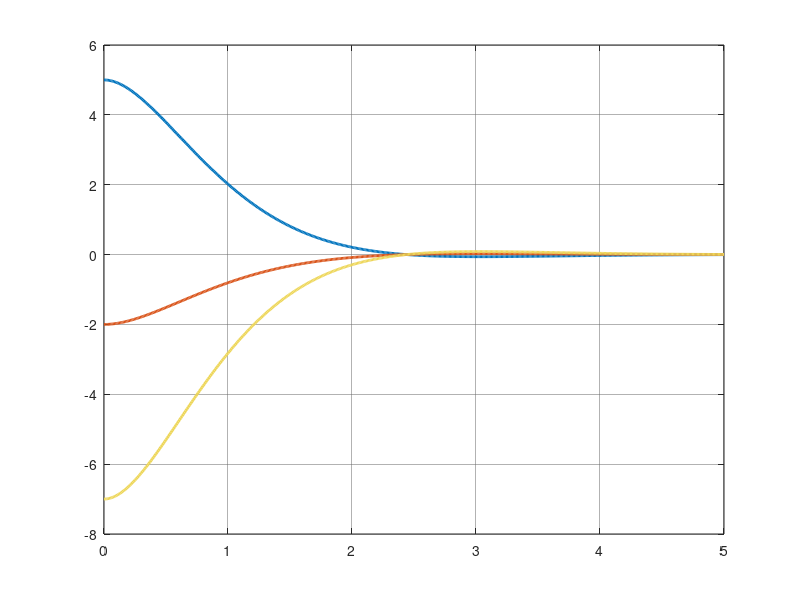

This figure's MATLAB source: (Note: this script raises an error after producing the figure.)
% Unidade Curricular: UAV's
% Project 2 - Drone Motion Control and ICUAS competition

clear all; close all; clc;

% Dados do Drone
m = 0.045;                      
g = 9.81;                       
L = 0.046;                      
l = L * sin(pi/4);              
CQ = 7.75e-11;                  
CT = 3.72e-8;                   
Ctau = CQ/CT;                   
J = diag([2.4e-5, 2.4e-5, 3.2e-5]); 

% Coeficientes de drag
Dx = 0.01; 
Dy = 0.01; 
Dz = 0.01; 
D_mat = diag([Dx, Dy, Dz]);

dark_gray = [0.12, 0.12, 0.12]; 
grid_color = [0.4, 0.4, 0.4];   

% Pergunta 1.4 - Controlador LQR para Estabilização
A = [zeros(3,3), eye(3);
    zeros(3,3), diag([-Dx/m, -Dy/m, -Dz/m])];
B = [zeros(3,3);
    eye(3)];

Q = diag([10, 10, 10, 2, 2, 2]); 
R = diag([1, 1, 1]);              
K = lqr(A, B, Q, R);
disp('Matriz K =');
disp(K);

sys_cl = ss(A - B*K, B, eye(6), 0);
t_estab = 0:0.01:5; 
x0 = [5, -2, -7, 0, 0, 0]; 

[y_estab, t_estab, x_estab] = initial(sys_cl, x0, t_estab);

% Figura 1: Posição Temporal (Estabilização)
fig1 = figure('Color', dark_gray, 'Name', 'Posição - Estabilização 1.4');
ax1 = axes('Parent', fig1, 'Color', dark_gray, 'XColor', 'w', 'YColor', 'w');
plot(t_estab, x_estab(:, 1), 'Color', [0.0, 0.45, 0.74], 'LineWidth', 2); hold on; 
plot(t_estab, x_estab(:, 2), 'Color', [0.85, 0.33, 0.1], 'LineWidth', 2);         
plot(t_estab, x_estab(:, 3), 'Color', [0.93, 0.84, 0.35], 'LineWidth', 2);        
grid on; set(ax1, 'GridColor', grid_color, 'GridAlpha', 0.5);
title('Posição do Drone', 'Color', 'w');
xlabel('Tempo (s)', 'Color', 'w'); ylabel('Posição (m)', 'Color', 'w');
legend({'x', 'y', 'z'}, 'TextColor', 'w', 'Color', dark_gray, 'EdgeColor', 'none');

% Figura 2: Velocidade Temporal (Estabilização)
fig2 = figure('Color', dark_gray, 'Name', 'Velocidade - Estabilização 1.4');
ax2 = axes('Parent', fig2, 'Color', dark_gray, 'XColor', 'w', 'YColor', 'w');
plot(t_estab, x_estab(:, 4), 'Color', [0.0, 0.45, 0.74], 'LineWidth', 2); hold on; 
plot(t_estab, x_estab(:, 5), 'Color', [0.85, 0.33, 0.1], 'LineWidth', 2);         
plot(t_estab, x_estab(:, 6), 'Color', [0.93, 0.84, 0.35], 'LineWidth', 2);        
grid on; set(ax2, 'GridColor', grid_color, 'GridAlpha', 0.5);
title('Velocidade do Drone', 'Color', 'w');
xlabel('Tempo (s)', 'Color', 'w'); ylabel('Velocidade (m/s)', 'Color', 'w');
legend({'vx', 'vy', 'vz'}, 'TextColor', 'w', 'Color', dark_gray, 'EdgeColor', 'none');


% Pergunta 1.6 - Trajetória em 8
dt = 0.01;                        
t_final_8 = 15; 
t_8 = 0:dt:t_final_8;
N_8 = length(t_8);

Ax = 2; Ay = 1; 
omega = 2*pi / 10;   
z_desejado = 2;     

X_8 = [0; 0; 0; 0; 0; 0]; 
hist_x8 = zeros(6, N_8);
hist_xd8_completo = zeros(6, N_8);
erros_posicao = zeros(3, N_8);
comandos_ua   = zeros(3, N_8);

for k = 1:N_8
    hist_x8(:, k) = X_8;
    tk = t_8(k);
    
    pxd = Ax * sin(omega * tk); pyd = Ay * sin(2 * omega * tk); pzd = z_desejado;
    vxd = Ax * omega * cos(omega * tk); vyd = Ay * 2 * omega * cos(2 * omega * tk); vzd = 0;
    axd = -Ax * (omega^2) * sin(omega * tk); ayd = -Ay * ((2 * omega)^2) * sin(2 * omega * tk); azd = 0;
    
    pd = [pxd; pyd; pzd]; vd = [vxd; vyd; vzd]; ad = [axd; ayd; azd];
    Xd = [pd; vd];
    hist_xd8_completo(:, k) = Xd;
    
    % Lei de controlo linear com compensação feedforward
    ua = -K * (X_8 - Xd) + ad + (1/m) * D_mat * vd;
    comandos_ua(:, k) = ua;
    erros_posicao(:, k) = X_8(1:3) - pd;
    
    % Evolução dinâmica do modelo linear
    dXdt = A * X_8 + B * ua;
    X_8 = X_8 + dXdt * dt;
end

% Figura 3: Trajetória 3D
fig3 = figure('Color', dark_gray, 'Name', 'Trajetória 3D (1.6)');
ax3 = axes('Parent', fig3, 'Color', dark_gray, 'XColor', 'w', 'YColor', 'w', 'ZColor', 'w');
plot3(hist_x8(1,:), hist_x8(2,:), hist_x8(3,:), 'Color', [0.0, 1.0, 0.8], 'LineWidth', 2.5); hold on;
plot3(hist_x8(1,1), hist_x8(2,1), hist_x8(3,1), 'go', 'MarkerSize', 8, 'MarkerFaceColor', 'g'); 
plot3(hist_x8(1,end), hist_x8(2,end), hist_x8(3,end), 'ro', 'MarkerSize', 8, 'MarkerFaceColor', 'r'); 
grid on; set(ax3, 'GridColor', grid_color, 'GridAlpha', 0.5);
title('Visualização Tridimensional - Voo em 8', 'Color', 'w');
xlabel('Eixo X (m)', 'Color', 'w'); ylabel('Eixo Y (m)', 'Color', 'w'); zlabel('Eixo Z (m)', 'Color', 'w');
legend({'Percurso Real do Drone', 'Início', 'Fim'}, 'TextColor', 'w', 'Color', dark_gray, 'EdgeColor', 'none', 'Location', 'best');
view(3); axis equal;

% Figura 4: Erros de Posição
fig4_err = figure('Color', dark_gray, 'Name', 'Erros de Posição (1.6)');
ax4_err = axes('Parent', fig4_err, 'Color', dark_gray, 'XColor', 'w', 'YColor', 'w');
plot(t_8, erros_posicao(1,:), 'Color', [0.0, 0.45, 0.74], 'LineWidth', 2); hold on;
plot(t_8, erros_posicao(2,:), 'Color', [0.85, 0.33, 0.1], 'LineWidth', 2);         
plot(t_8, erros_posicao(3,:), 'Color', [0.93, 0.84, 0.35], 'LineWidth', 2);        
grid on; set(ax4_err, 'GridColor', grid_color, 'GridAlpha', 0.5);
title('Erros de Seguimento de Trajetória Linear', 'Color', 'w');
xlabel('Tempo (s)', 'Color', 'w'); ylabel('Erro de Posição (m)', 'Color', 'w');
legend({'Erro x', 'Erro y', 'Erro z'}, 'TextColor', 'w', 'Color', dark_gray, 'EdgeColor', 'none');
xlim([0 t_final_8]);


% Perguntas 2.1 e 2.2 - Controlador Não-Linear (Lyapunov)
Kp_lyap = diag([5, 5, 5]);  
Kv_lyap = diag([3, 3, 3]);  

X_lyap = [0; 0; 0; 0; 0; 0]; 
hist_lyap = zeros(6, N_8);
ua_lyap_hist = zeros(3, N_8);
atitude_lyap = zeros(2, N_8); 

for k = 1:N_8
    hist_lyap(:, k) = X_lyap;
    tk = t_8(k);
    
    pxd = Ax * sin(omega * tk); pyd = Ay * sin(2 * omega * tk); pzd = z_desejado;
    vxd = Ax * omega * cos(omega * tk); vyd = Ay * 2 * omega * cos(2 * omega * tk); vzd = 0;
    axd = -Ax * (omega^2) * sin(omega * tk); ayd = -Ay * ((2 * omega)^2) * sin(2 * omega * tk); azd = 0;
    
    pd = [pxd; pyd; pzd]; vd = [vxd; vyd; vzd]; ad = [axd; ayd; azd];
    
    ep = X_lyap(1:3) - pd;
    ev = X_lyap(4:6) - vd;
    
    % Lei de controlo não linear
    ua_lyap = ad - Kp_lyap * ep - Kv_lyap * ev + (1/m) * D_mat * X_lyap(4:6);
    ua_lyap_hist(:, k) = ua_lyap; 
    
    % Extração física da atitude 
    uf = ua_lyap + [0; 0; g]; 
    pitch_real = atan2(uf(1), uf(3));
    roll_real  = atan2(-uf(2), sqrt(uf(1)^2 + uf(3)^2));
    atitude_lyap(:, k) = [roll_real; pitch_real];
    
    % Evolução não linear do sistema
    dXdt_lyap = [X_lyap(4:6); ua_lyap];
    X_lyap = X_lyap + dXdt_lyap * dt;
end

% Graficos de comparação e análise
% Figura 5: Comparação Global (Linear vs Lyapunov)
fig5_comp = figure('Color', dark_gray, 'Name', 'Comparação 3D Completa (2.2)');
ax5_comp = axes('Parent', fig5_comp, 'Color', dark_gray, 'XColor', 'w', 'YColor', 'w', 'ZColor', 'w');
plot3(hist_xd8_completo(1,:), hist_xd8_completo(2,:), hist_xd8_completo(3,:), 'w--', 'LineWidth', 1.5); hold on;
plot3(hist_x8(1,:), hist_x8(2,:), hist_x8(3,:), 'Color', [0.0, 0.45, 0.74], 'LineWidth', 2); 
plot3(hist_lyap(1,:), hist_lyap(2,:), hist_lyap(3,:), 'Color', [0.0, 1.0, 0.8], 'LineWidth', 2); 
grid on; set(ax5_comp, 'GridColor', grid_color, 'GridAlpha', 0.5);
title('Voo do Drone em 8: LQR vs Lyapunov', 'Color', 'w');
xlabel('Eixo X (m)', 'Color', 'w'); ylabel('Eixo Y (m)', 'Color', 'w'); zlabel('Eixo Z (m)', 'Color', 'w');
legend({'Referência', 'Linear LQR', 'Não Linear Lyapunov'}, 'TextColor', 'w', 'Color', dark_gray, 'EdgeColor', 'none');
view(3); axis equal;

% Figura 6: Erros de posição LQR vs Lyapunov
erro_lin_p = hist_x8(1:3, :) - hist_xd8_completo(1:3, :);
erro_lyap_p = hist_lyap(1:3, :) - hist_xd8_completo(1:3, :);

fig6_errs = figure('Color', dark_gray, 'Name', 'Comparação de Erros (2.2)');
subplot(2,1,1, 'Parent', fig6_errs, 'Color', dark_gray, 'XColor', 'w', 'YColor', 'w');
plot(t_8, erro_lin_p(1,:), 'r', t_8, erro_lin_p(2,:), 'g', t_8, erro_lin_p(3,:), 'b', 'LineWidth', 1.5);
grid on; title('Erros de Posição - Controlador Linear LQR', 'Color', 'w'); ylabel('Erro (m)', 'Color', 'w');
legend({'Erro X', 'Erro Y', 'Erro Z'}, 'TextColor', 'w', 'Color', dark_gray);

subplot(2,1,2, 'Parent', fig6_errs, 'Color', dark_gray, 'XColor', 'w', 'YColor', 'w');
plot(t_8, erro_lyap_p(1,:), 'r', t_8, erro_lyap_p(2,:), 'g', t_8, erro_lyap_p(3,:), 'b', 'LineWidth', 1.5);
grid on; title('Erros de Posição - Controlador Não Linear Lyapunov', 'Color', 'w');
xlabel('Tempo (s)', 'Color', 'w'); ylabel('Erro (m)', 'Color', 'w');
legend({'Erro X', 'Erro Y', 'Erro Z'}, 'TextColor', 'w', 'Color', dark_gray);

% Figura 7: Atitude Física do Drone
fig7_at = figure('Color', dark_gray, 'Name', 'Atitude Não Linear');
ax7_at = axes('Parent', fig7_at, 'Color', dark_gray, 'XColor', 'w', 'YColor', 'w');
plot(t_8, rad2deg(atitude_lyap(1,:)), 'Color', [0.85, 0.33, 0.1], 'LineWidth', 2); hold on;
plot(t_8, rad2deg(atitude_lyap(2,:)), 'Color', [0.93, 0.84, 0.35], 'LineWidth', 2);
grid on; set(ax7_at, 'GridColor', grid_color, 'GridAlpha', 0.5);
title('Evolução dos Ângulos de Inclinação (Lyapunov)', 'Color', 'w');
xlabel('Tempo (s)', 'Color', 'w'); ylabel('Ângulos (Graus º)', 'Color', 'w');
legend({'Roll (\phi)', 'Pitch (\theta)'}, 'TextColor', 'w', 'Color', dark_gray, 'EdgeColor', 'none');

% Cálculo de Métricas RMSE
rmse_linear = sqrt(mean(sum(erro_lin_p.^2, 1)));
rmse_lyap = sqrt(mean(sum(erro_lyap_p.^2, 1)));
fprintf(' MÉTRICAS DE DESEMPENHO COMPUTADAS \n');
fprintf('RMSE de Posição - LQR Linear: %.4f metros\n', rmse_linear);
fprintf('RMSE de Posição - Lyapunov Não Linear: %.4f metros\n', rmse_lyap);

% Simulação com rajada de vento
% Definir vento (0.15 Newtons no eixo Y entre os 5s e os 8s)
F_vento_y = zeros(1, N_8);
for k = 1:N_8
    if t_8(k) >= 5 && t_8(k) <= 8
        F_vento_y(k) = 0.15; 
    end
end
a_vento_y = F_vento_y / m; % Aceleração resultante do vento

% Reiniciar estados para a simulação com vento
X_lqr_v = [0; 0; 0; 0; 0; 0];
X_lyap_v = [0; 0; 0; 0; 0; 0];

hist_lqr_v = zeros(6, N_8);
hist_lyap_v = zeros(6, N_8);

% Loop de Simulação Simultâneo com Perturbação
for k = 1:N_8
    hist_lqr_v(:, k) = X_lqr_v;
    hist_lyap_v(:, k) = X_lyap_v;
    tk = t_8(k);

    % Recriar referências da trajetória
    pxd = Ax * sin(omega * tk); pyd = Ay * sin(2 * omega * tk); pzd = z_desejado;
    vxd = Ax * omega * cos(omega * tk); vyd = Ay * 2 * omega * cos(2 * omega * tk); vzd = 0;
    axd = -Ax * (omega^2) * sin(omega * tk); ayd = -Ay * ((2 * omega)^2) * sin(2 * omega * tk); azd = 0;
    Xd = [pxd; pyd; pzd; vxd; vyd; vzd];
    pd = [pxd; pyd; pzd]; vd = [vxd; vyd; vzd]; ad = [axd; ayd; azd];

    % Controlador Linear LQR com vento
    ua_lqr = -K * (X_lqr_v - Xd) + ad + (1/m) * D_mat * vd;
    dX_lqr = A * X_lqr_v + B * ua_lqr + [0; 0; 0; 0; a_vento_y(k); 0];
    X_lqr_v = X_lqr_v + dX_lqr * dt;

    % Controlador Não Linear Lyapunov com vento
    ep = X_lyap_v(1:3) - pd;
    ev = X_lyap_v(4:6) - vd;
    ua_lyap = ad - Kp_lyap * ep - Kv_lyap * ev + (1/m) * D_mat * X_lyap_v(4:6);
    dX_lyap = [X_lyap_v(4:6); ua_lyap + [0; a_vento_y(k); 0]];
    X_lyap_v = X_lyap_v + dX_lyap * dt;
end

% Gráfico de Erro Temporal no Eixo Y (Impacto do vento)
erro_lqr_vy = hist_lqr_v(2, :) - hist_xd8_completo(2, :);
erro_lyap_vy = hist_lyap_v(2, :) - hist_xd8_completo(2, :);

fig_vento = figure('Color', dark_gray, 'Name', 'Análise de Robustez ao Vento');
ax_v = axes('Parent', fig_vento, 'Color', dark_gray, 'XColor', 'w', 'YColor', 'w');
plot(t_8, erro_lqr_vy, 'Color', [0.85, 0.33, 0.1], 'LineWidth', 2); hold on;
plot(t_8, erro_lyap_vy, 'Color', [0.0, 1.0, 0.8], 'LineWidth', 2);
grid on; set(ax_v, 'GridColor', grid_color, 'GridAlpha', 0.5);
title('Desvio do Drone no Eixo Y (vento)', 'Color', 'w');
xlabel('Tempo (s)'); ylabel('Erro de Posição Y (m)');
legend({'LQR Linear (Desvia mais)', 'Lyapunov Não Linear (Mais firme)'}, 'TextColor', 'w', 'Color', dark_gray, 'EdgeColor', 'none');

% Display das métricas com vento no Terminal
rmse_lqr_v = sqrt(mean((hist_lqr_v(1:3,:) - hist_xd8_completo(1:3,:)).^2, 'all'));
rmse_lyap_v = sqrt(mean((hist_lyap_v(1:3,:) - hist_xd8_completo(1:3,:)).^2, 'all'));
fprintf('\n DESEMPENHO SOB RAJADA DE VENTO \n');
fprintf('RMSE Global com Vento - LQR Linear: %.4f metros\n', rmse_lqr_v);
fprintf('RMSE Global com Vento - Lyapunov Não Linear: %.4f metros\n', rmse_lyap_v);

% Simulação com rajada de vento e comparação
% Definição da Rajada de Vento (0.15 Newtons no eixo Y entre os 5s e os 8s)
F_vento_y = zeros(1, N_8);
for k = 1:N_8
    if t_8(k) >= 5 && t_8(k) <= 8
        F_vento_y(k) = 0.15; 
    end
end
a_vento_y = F_vento_y / m; % Aceleração resultante do vento (a = F/m)

% Inicialização dos estados para a simulação com perturbação
X_lqr_v = [0; 0; 0; 0; 0; 0];
X_lyap_v = [0; 0; 0; 0; 0; 0];

hist_lqr_v = zeros(6, N_8);
hist_lyap_v = zeros(6, N_8);

% Loop de Simulação com a Perturbação do Vento Ativa
for k = 1:N_8
    hist_lqr_v(:, k) = X_lqr_v;
    hist_lyap_v(:, k) = X_lyap_v;
    tk = t_8(k);
    
    % Recriar referências exatas da trajetória desejada
    pxd = Ax * sin(omega * tk); pyd = Ay * sin(2 * omega * tk); pzd = z_desejado;
    vxd = Ax * omega * cos(omega * tk); vyd = Ay * 2 * omega * cos(2 * omega * tk); vzd = 0;
    axd = -Ax * (omega^2) * sin(omega * tk); ayd = -Ay * ((2 * omega)^2) * sin(2 * omega * tk); azd = 0;
    Xd = [pxd; pyd; pzd; vxd; vyd; vzd];
    pd = [pxd; pyd; pzd]; vd = [vxd; vyd; vzd]; ad = [axd; ayd; azd];
    
    % Dinâmica do Controlador Linear LQR com vento
    ua_lqr = -K * (X_lqr_v - Xd) + ad + (1/m) * D_mat * vd;
    dX_lqr = A * X_lqr_v + B * ua_lqr + [0; 0; 0; 0; a_vento_y(k); 0];
    X_lqr_v = X_lqr_v + dX_lqr * dt;
    
    % Dinâmica do Controlador Não Linear Lyapunov com vento
    ep = X_lyap_v(1:3) - pd;
    ev = X_lyap_v(4:6) - vd;
    ua_lyap = ad - Kp_lyap * ep - Kv_lyap * ev + (1/m) * D_mat * X_lyap_v(4:6);
    dX_lyap = [X_lyap_v(4:6); ua_lyap + [0; a_vento_y(k); 0]];
    X_lyap_v = X_lyap_v + dX_lyap * dt;
end

% Gráficos Comparativos Agrupados de Posições e Velocidades
% Figura extra A: Comparaçãao das Posições (X, Y, Z)
fig_pos_comp = figure('Color', dark_gray, 'Name', 'Comparação de Posições com Vento');

% Subplot Eixo X
subplot(3, 1, 1, 'Parent', fig_pos_comp, 'Color', dark_gray, 'XColor', 'w', 'YColor', 'w');
plot(t_8, hist_xd8_completo(1,:), 'w--', 'LineWidth', 1.2); hold on;
plot(t_8, hist_lqr_v(1,:), 'Color', [0.85, 0.33, 0.1], 'LineWidth', 1.8);
plot(t_8, hist_lyap_v(1,:), 'Color', [0.0, 1.0, 0.8], 'LineWidth', 1.8);
grid on; ylabel('Posição X (m)', 'Color', 'w');
title('Comparação de Posições com Rajada de Vento', 'Color', 'w');
legend({'Ref', 'LQR Linear', 'Lyapunov'}, 'TextColor', 'w', 'Color', dark_gray);

% Subplot Eixo Y (Onde o vento atua diretamente)
subplot(3, 1, 2, 'Parent', fig_pos_comp, 'Color', dark_gray, 'XColor', 'w', 'YColor', 'w');
plot(t_8, hist_xd8_completo(2,:), 'w--', 'LineWidth', 1.2); hold on;
plot(t_8, hist_lqr_v(2,:), 'Color', [0.85, 0.33, 0.1], 'LineWidth', 1.8);
plot(t_8, hist_lyap_v(2,:), 'Color', [0.0, 1.0, 0.8], 'LineWidth', 1.8);
grid on; ylabel('Posição Y (m)', 'Color', 'w');

% Subplot Eixo Z
subplot(3, 1, 3, 'Parent', fig_pos_comp, 'Color', dark_gray, 'XColor', 'w', 'YColor', 'w');
plot(t_8, hist_xd8_completo(3,:), 'w--', 'LineWidth', 1.2); hold on;
plot(t_8, hist_lqr_v(3,:), 'Color', [0.85, 0.33, 0.1], 'LineWidth', 1.8);
plot(t_8, hist_lyap_v(3,:), 'Color', [0.0, 1.0, 0.8], 'LineWidth', 1.8);
grid on; xlabel('Tempo (s)', 'Color', 'w'); ylabel('Posição Z (m)', 'Color', 'w');

% Figura Extra B: Comparação Das Velocidades (VX, VY, VZ)
fig_vel_comp = figure('Color', dark_gray, 'Name', 'Comparação de Velocidades com Vento');

% Subplot Velocidade X
subplot(3, 1, 1, 'Parent', fig_vel_comp, 'Color', dark_gray, 'XColor', 'w', 'YColor', 'w');
plot(t_8, hist_xd8_completo(4,:), 'w--', 'LineWidth', 1.2); hold on;
plot(t_8, hist_lqr_v(4,:), 'Color', [0.85, 0.33, 0.1], 'LineWidth', 1.8);
plot(t_8, hist_lyap_v(4,:), 'Color', [0.0, 1.0, 0.8], 'LineWidth', 1.8);
grid on; ylabel('Velocidade Vx (m/s)', 'Color', 'w');
title('Comparação de Velocidades com Rajada de Vento', 'Color', 'w');
legend({'Ref', 'LQR Linear', 'Lyapunov'}, 'TextColor', 'w', 'Color', dark_gray);

% Subplot Velocidade Y
subplot(3, 1, 2, 'Parent', fig_vel_comp, 'Color', dark_gray, 'XColor', 'w', 'YColor', 'w');
plot(t_8, hist_xd8_completo(5,:), 'w--', 'LineWidth', 1.2); hold on;
plot(t_8, hist_lqr_v(5,:), 'Color', [0.85, 0.33, 0.1], 'LineWidth', 1.8);
plot(t_8, hist_lyap_v(5,:), 'Color', [0.0, 1.0, 0.8], 'LineWidth', 1.8);
grid on; ylabel('Velocidade Vy (m/s)', 'Color', 'w');

% Subplot Velocidade Z
subplot(3, 1, 3, 'Parent', fig_vel_comp, 'Color', dark_gray, 'XColor', 'w', 'YColor', 'w');
plot(t_8, hist_xd8_completo(6,:), 'w--', 'LineWidth', 1.2); hold on;
plot(t_8, hist_lqr_v(6,:), 'Color', [0.85, 0.33, 0.1], 'LineWidth', 1.8);
plot(t_8, hist_lyap_v(6,:), 'Color', [0.0, 1.0, 0.8], 'LineWidth', 1.8);
grid on; xlabel('Tempo (s)', 'Color', 'w'); ylabel('Velocidade Vz (m/s)', 'Color', 'w');

% Output de Dados RMSE para Validação das Figuras
rmse_lqr_v = sqrt(mean((hist_lqr_v(1:3,:) - hist_xd8_completo(1:3,:)).^2, 'all'));
rmse_lyap_v = sqrt(mean((hist_lyap_v(1:3,:) - hist_xd8_completo(1:3,:)).^2, 'all'));
fprintf('\n ANÁLISE DE PERFORMANCE GLOBAL COM VENTO \n');
fprintf('LQR Linear - Posição Global RMSE: %.4f metros\n', rmse_lqr_v);
fprintf('Lyapunov Não Linear - Posição Global RMSE: %.4f metros\n', rmse_lyap_v);

% Gráficos comparativos agrupados (Sem vento)
% Figura Extra C: Comparação das Posições (X, Y, Z) - Sem Vento
fig_pos_sv = figure('Color', dark_gray, 'Name', 'Comparação de Posições (Sem Vento)');

% Subplot Posição X
subplot(3, 1, 1, 'Parent', fig_pos_sv, 'Color', dark_gray, 'XColor', 'w', 'YColor', 'w');
plot(t_8, hist_xd8_completo(1,:), 'w--', 'LineWidth', 1.2); hold on;
plot(t_8, hist_x8(1,:), 'Color', [0.0, 0.45, 0.74], 'LineWidth', 1.8); % Azul para LQR
plot(t_8, hist_lyap(1,:), 'Color', [0.0, 1.0, 0.8], 'LineWidth', 1.8); % Ciano para Lyapunov
grid on; ylabel('Posição X (m)', 'Color', 'w');
title('Comparação de Posições (Cenário Sem Vento)', 'Color', 'w');
legend({'Ref', 'LQR Linear', 'Lyapunov'}, 'TextColor', 'w', 'Color', dark_gray, 'EdgeColor', 'none');

% Subplot Posição Y
subplot(3, 1, 2, 'Parent', fig_pos_sv, 'Color', dark_gray, 'XColor', 'w', 'YColor', 'w');
plot(t_8, hist_xd8_completo(2,:), 'w--', 'LineWidth', 1.2); hold on;
plot(t_8, hist_x8(2,:), 'Color', [0.0, 0.45, 0.74], 'LineWidth', 1.8);
plot(t_8, hist_lyap(2,:), 'Color', [0.0, 1.0, 0.8], 'LineWidth', 1.8);
grid on; ylabel('Posição Y (m)', 'Color', 'w');

% Subplot Posição Z
subplot(3, 1, 3, 'Parent', fig_pos_sv, 'Color', dark_gray, 'XColor', 'w', 'YColor', 'w');
plot(t_8, hist_xd8_completo(3,:), 'w--', 'LineWidth', 1.2); hold on;
plot(t_8, hist_x8(3,:), 'Color', [0.0, 0.45, 0.74], 'LineWidth', 1.8);
plot(t_8, hist_lyap(3,:), 'Color', [0.0, 1.0, 0.8], 'LineWidth', 1.8);
grid on; xlabel('Tempo (s)', 'Color', 'w'); ylabel('Posição Z (m)', 'Color', 'w');

% Figura Extra D: Comparação das Velocidades (VX, VY, VZ) - Sem Vento
fig_vel_sv = figure('Color', dark_gray, 'Name', 'Comparação de Velocidades (Sem Vento)');

% Subplot Velocidade Vx
subplot(3, 1, 1, 'Parent', fig_vel_sv, 'Color', dark_gray, 'XColor', 'w', 'YColor', 'w');
plot(t_8, hist_xd8_completo(4,:), 'w--', 'LineWidth', 1.2); hold on;
plot(t_8, hist_x8(4,:), 'Color', [0.0, 0.45, 0.74], 'LineWidth', 1.8);
plot(t_8, hist_lyap(4,:), 'Color', [0.0, 1.0, 0.8], 'LineWidth', 1.8);
grid on; ylabel('Velocidade Vx (m/s)', 'Color', 'w');
title('Comparação de Velocidades (Cenário Sem Vento)', 'Color', 'w');
legend({'Ref', 'LQR Linear', 'Lyapunov'}, 'TextColor', 'w', 'Color', dark_gray, 'EdgeColor', 'none');

% Subplot Velocidade Vy
subplot(3, 1, 2, 'Parent', fig_vel_sv, 'Color', dark_gray, 'XColor', 'w', 'YColor', 'w');
plot(t_8, hist_xd8_completo(5,:), 'w--', 'LineWidth', 1.2); hold on;
plot(t_8, hist_x8(5,:), 'Color', [0.0, 0.45, 0.74], 'LineWidth', 1.8);
plot(t_8, hist_lyap(5,:), 'Color', [0.0, 1.0, 0.8], 'LineWidth', 1.8);
grid on; ylabel('Velocidade Vy (m/s)', 'Color', 'w');

% Subplot Velocidade Vz
subplot(3, 1, 3, 'Parent', fig_vel_sv, 'Color', dark_gray, 'XColor', 'w', 'YColor', 'w');
plot(t_8, hist_xd8_completo(6,:), 'w--', 'LineWidth', 1.2); hold on;
plot(t_8, hist_x8(6,:), 'Color', [0.0, 0.45, 0.74], 'LineWidth', 1.8);
plot(t_8, hist_lyap(6,:), 'Color', [0.0, 1.0, 0.8], 'LineWidth', 1.8);
grid on; xlabel('Tempo (s)', 'Color', 'w'); ylabel('Velocidade Vz (m/s)', 'Color', 'w');

Acl = A - B*K;
lambda = eig(Acl);
fprintf('\n Valores próprios do sistema em malha fechada: \n')
disp(lambda)
